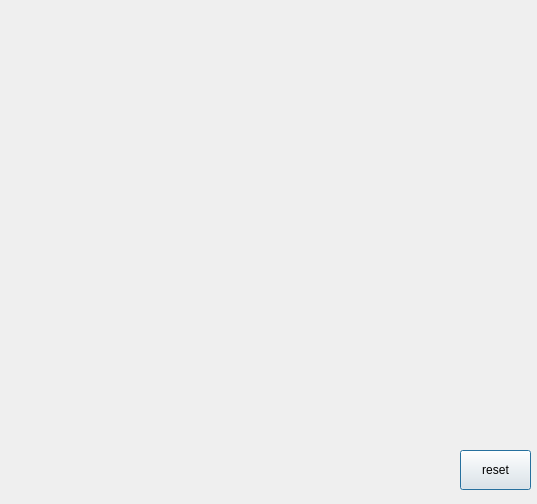
<?xml version="1.0" encoding="UTF-8"?>
<ui version="4.0">
 <class>Dialog</class>
 <widget class="QDialog" name="Dialog">
  <property name="geometry">
   <rect>
    <x>0</x>
    <y>0</y>
    <width>537</width>
    <height>504</height>
   </rect>
  </property>
  <property name="windowTitle">
   <string>Dialog</string>
  </property>
  <widget class="QPushButton" name="pb_reset">
   <property name="geometry">
    <rect>
     <x>460</x>
     <y>450</y>
     <width>71</width>
     <height>40</height>
    </rect>
   </property>
   <property name="text">
    <string>reset</string>
   </property>
   <property name="iconSize">
    <size>
     <width>40</width>
     <height>40</height>
    </size>
   </property>
  </widget>
 </widget>
 <resources/>
 <connections/>
</ui>
